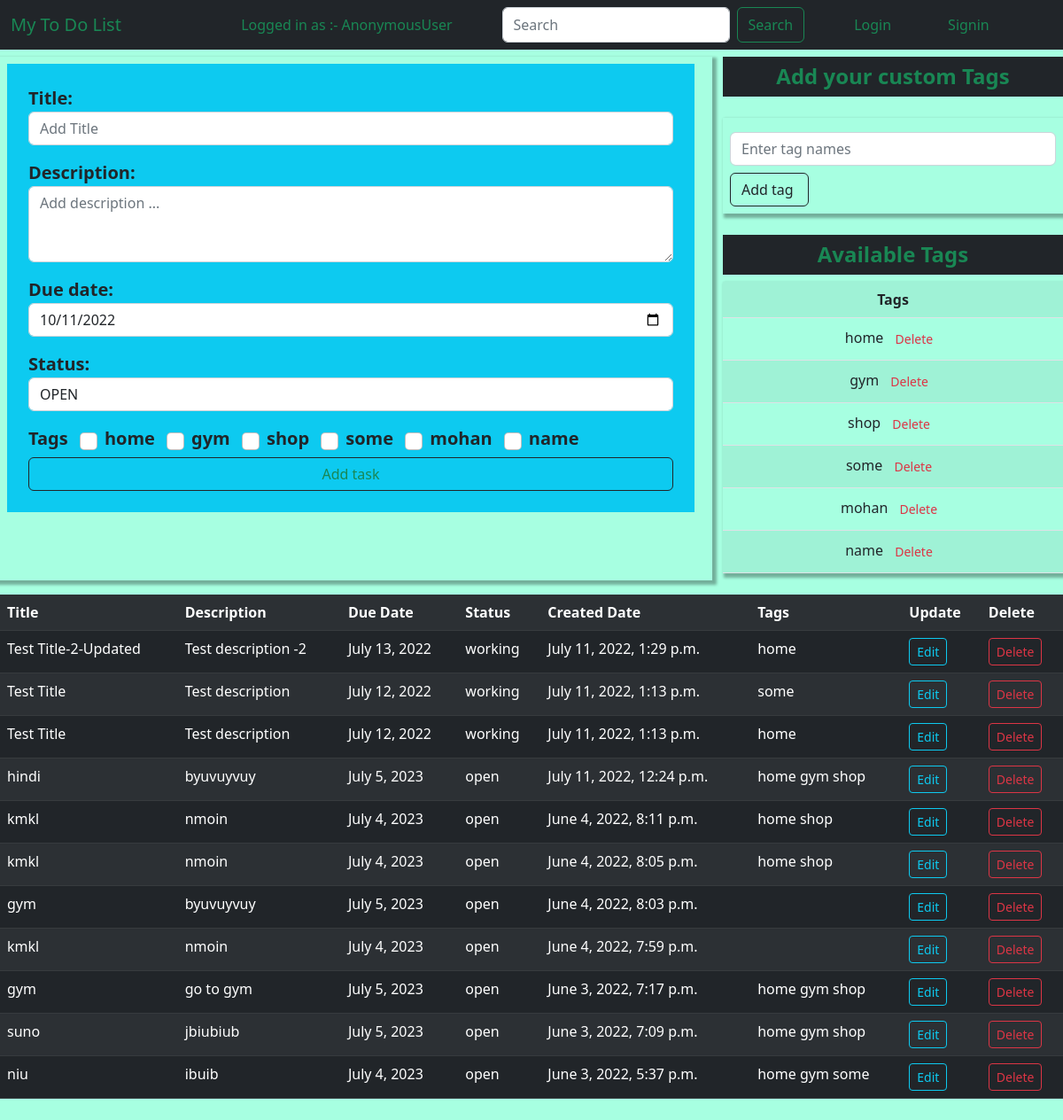
The page / on the database its author committed.
### to_do/models.py (models this page shows, shortened)
class Tag(models.Model):
    name = models.CharField(max_length=200, unique=True)
    def __str__(self):
        return self.name

class Task(models.Model):
    title = models.CharField(max_length=100)
    user = models.ForeignKey(User, on_delete=models.CASCADE, null=True, blank=True)
    tags = models.ManyToManyField(Tag)
    description=models.TextField(max_length=1000)
    due_date= models.DateField(blank=True, default=datetime.now())
    status = models.CharField(choices=STATUS_CHOICES, max_length=8, default='open')
    created = models.DateTimeField(auto_now_add=True)
    def number_of_tags(self):
        return self.tags.all()

### to_do/views.py (the view, shortened to what this page needs)
# urls.py: path('', views.Home, name='home'),
def Home(request):
    tags=Tag.objects.all()
    if request.user.is_authenticated:
        form = TaskCreate()
        task= Task.objects.filter(user=request.user).order_by('-created')
        if request.method=='POST':
            title=request.POST.get('title')
            description=request.POST.get('description')
            due_date=request.POST.get('due_date')
            status=request.POST.get('status')
            all_tags=[x.name for x in Tag.objects.all()]
            tag_id=[]
            for x in all_tags:
                if request.POST.get(x):
                    tag_id.append(int(request.POST.get(x)))
            task1=Task.objects.create(title=title,description=description,due_date=due_date,user=request.user, status=status)
            for x in tag_id:
                task1.tags.add(Tag.objects.get(id=x))
            form=TaskCreate()
            messages.success(request, 'Your task has been created successfully ')
    else:
        task= Task.objects.filter(user=None).order_by('-created')
        form = TaskCreate()
    context={'form':form,'task':task, 'tags':tags }
    return render(request, 'to_do/index.html', context)

### to_do/forms.py
class TaskCreate(forms.ModelForm):
    class Meta:
        model = Task
        fields = ( 'title', 'description', 'due_date', 'status')
        widgets = {
        'title': forms.TextInput(attrs={'class':'form-control', 'placeholder':'Add Title '}),
        'description': forms.Textarea(attrs={'class':'form-control', 'rows':3, 'placeholder':"Add description ..."}),
        'due_date': forms.DateInput(attrs={'class':'form-control', 'type':'date'}),
        'status': forms.Select(attrs={'class':'form-control'}),
        }

### templates/to_do/index.html (shortened to what this page needs)
{% extends 'to_do/base.html' %}
{% load static %}
{% block body%}
<div class="row">
  <div class="col-md-8 col-12 mx-auto box my-2">
    <div class="container p-2">
      <form action="" method="post" class="bg-info text-dark fw-bold fs-5 p-4" >
        {{form.as_p}}
        <label for="">Tags</label>
      {% for t in tags %}
          <input class="form-check-input m-2" type="checkbox" name="{{t.name}}" value="{{t.id}}">{{t.name}}
      {%endfor %}
        <input  type="submit" value="Add task" id="add_task" class="btn btn-outline-dark  text-success w-100">
      </form>
    </div>
  </div>
  <div class="col-md-4 col-12">
    <h3 class="fw-bold fs-4 text-success bg-dark my-2 text-center p-2">Add your custom Tags</h3>
    <form action="{%url 'add_tags' %}" method="post" class="my-4 p-2 box">
      <input type="text" name="tags" class="form-control my-2" placeholder="Enter tag names " >
      <input type="submit" value="Add tag " class="btn btn-outline-dark">
    </form>
    <h3 class="fw-bold fs-4 text-success bg-dark my-2 text-center p-2">Available Tags</h3>
    <table class="table table-dar table-striped text-center box">
      <tr>
        <th>Tags</th>
      </tr>
      {% for t in tags %}
      <tr>
        <td>{{t}}
           <a class="btn tbn-outline-dark btn-sm text-danger " href="{% url 'delete_tags' t.id %}">Delete</a>
        </td>
      </tr>
      {%endfor %}
    </table>
  </div>
</div>
<div class="row">
  <div class=" col-sm-12 my-2" style="overflow-x: scroll;">
    <table class="table table-striped table-hover table-dark">
      <tr>
        <th>Title</th>
        <th>Description</th>
        <th>Due Date</th>
        <th>Status</th>
        <th>Created Date</th>
        <th>Tags</th>
        <th>Update</th>
        <th>Delete</th>
      </tr>
      {% for t in task %}
      <tr>
        <td>{{t.title}}</td>
        <td>{{t.description}}</td>
        <td>{{t.due_date}}</td>
        <td>{{t.status}}</td>
        <td>{{t.created}}</td>
        <td>{% for tag in t.number_of_tags %}{{tag}} {%endfor%} </td>
        <td><a href="{% url 'edit_post' t.id %}" class="btn btn-outline-info btn-sm">Edit</a></td>
        <td><a href="{% url 'delete_post' t.id %}" class="btn btn-outline-danger btn-sm">Delete</a></td>
      </tr>
      {% endfor %}
    </table>
  </div>
</div>
{% endblock body%}

### templates/to_do/base.html (shortened to what this page needs)
<!doctype html>
{% load static %}
<html lang="en">
<head>
  <link href="https://cdn.jsdelivr.net/npm/bootstrap@5.2.0-beta1/dist/css/bootstrap.min.css" rel="stylesheet"
>
    <link rel="stylesheet"  href="{% static 'style.css' %}">
</head>
<body>
  <nav class="navbar navbar-expand-lg bg-dark ">
    <div class="container-fluid">
      <a class="navbar-brand text-success" href="/">My To Do List </a>
      <div class="collapse navbar-collapse" id="navbarSupportedContent">
        <ul class="navbar-nav mx-auto mb-2 mb-lg-0">
          <li class="nav-item mx-5">
            <a class="nav-link text-success" href="#">Logged in as :- {{request.user}}</a>
          </li>
          <form class="d-flex" role="search">
            <input class="form-control me-2" type="search" placeholder="Search" aria-label="Search">
            <button class="btn btn-outline-success" type="submit">Search</button>
          </form>
          {% if request.user.is_authenticated %}
          <li class="nav-item mx-5">
            <a class="nav-link text-info btn btn-outline-success" href="{% url 'logout' %}">Logout</a>
          </li>
          {% else %}
          <li class="nav-item mx-5">
            <a class="nav-link text-success" href="{% url 'login' %}">Login</a>
          </li>
          <li class="nav-item ">
            <a class="nav-link text-success" href="{% url 'signin' %}">Signin</a>
          </li>
          {% endif %}
        </ul>
      </div>
    </div>
  </nav>
{% block body%}
{% endblock body%}
</body>
</html>

### static/style.css (style rules this page uses)
* { margin: 0; padding: 0; }
body { background-color: rgba(127, 255, 212, 0.687); }
.box { box-shadow: 3px 3px 3px 2px rgba(0, 0, 0, 0.313); }

### rows shown on the page
Tag: name "home"
Tag: name "gym"
Tag: name "shop"
Tag: name "some"
Tag: name "mohan"
Tag: name "name"
Task: title "Test Title-2-Updated", description "Test description -2", due_date "July 13, 2022", status "working", created "July 11, 2022, 1:29 p.m."
Task: title "Test Title", description "Test description", due_date "July 12, 2022", status "working", created "July 11, 2022, 1:13 p.m."
Task: title "Test Title", description "Test description", due_date "July 12, 2022", status "working", created "July 11, 2022, 1:13 p.m."
Task: title "hindi", description "byuvuyvuy", due_date "July 5, 2023", status "open", created "July 11, 2022, 12:24 p.m."
Task: title "kmkl", description "nmoin", due_date "July 4, 2023", status "open", created "June 4, 2022, 8:11 p.m."
Task: title "kmkl", description "nmoin", due_date "July 4, 2023", status "open", created "June 4, 2022, 8:05 p.m."
Task: title "gym", description "byuvuyvuy", due_date "July 5, 2023", status "open", created "June 4, 2022, 8:03 p.m."
Task: title "kmkl", description "nmoin", due_date "July 4, 2023", status "open", created "June 4, 2022, 7:59 p.m."
Task: title "gym", description "go to gym", due_date "July 5, 2023", status "open", created "June 3, 2022, 7:17 p.m."
Task: title "suno", description "jbiubiub", due_date "July 5, 2023", status "open", created "June 3, 2022, 7:09 p.m."
Task: title "niu", description "ibuib", due_date "July 4, 2023", status "open", created "June 3, 2022, 5:37 p.m."

### other values the page prints
{{ request.user }} "AnonymousUser"
